Frame 1 (no input): blank canvas, image omitted
Frame 60 (no input): blank canvas, image omitted
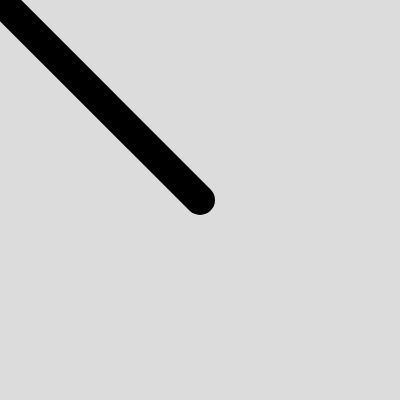
Frame 120 (the mouse pressed at the canvas centre since frame 60)

The p5.js sketch whose frames 1 and 60 were blank and that drew this single picture after the mouse press (run headless with seeded random() and noise() and a simulated clock; from frame 60 on, the mouse is pressed at the canvas centre):

// p5.js sketch
// ── sketch.js
function setup() {
  createCanvas(400, 400);
  background(220);
}

function draw() {
  let horizontalSpeed = abs(mouseX - pmouseX);
  if (horizontalSpeed > 30) {
    horizontalSpeed = 30;
  }
  strokeWeight(horizontalSpeed);
  line(mouseX, mouseY, pmouseX, pmouseY);
}

function keyTyped() {
  console.log(key);
  if (key === "b") {
    background(0);
    stroke(255);
  }
  else if (key === "w") {
    background(255);
  }
}
